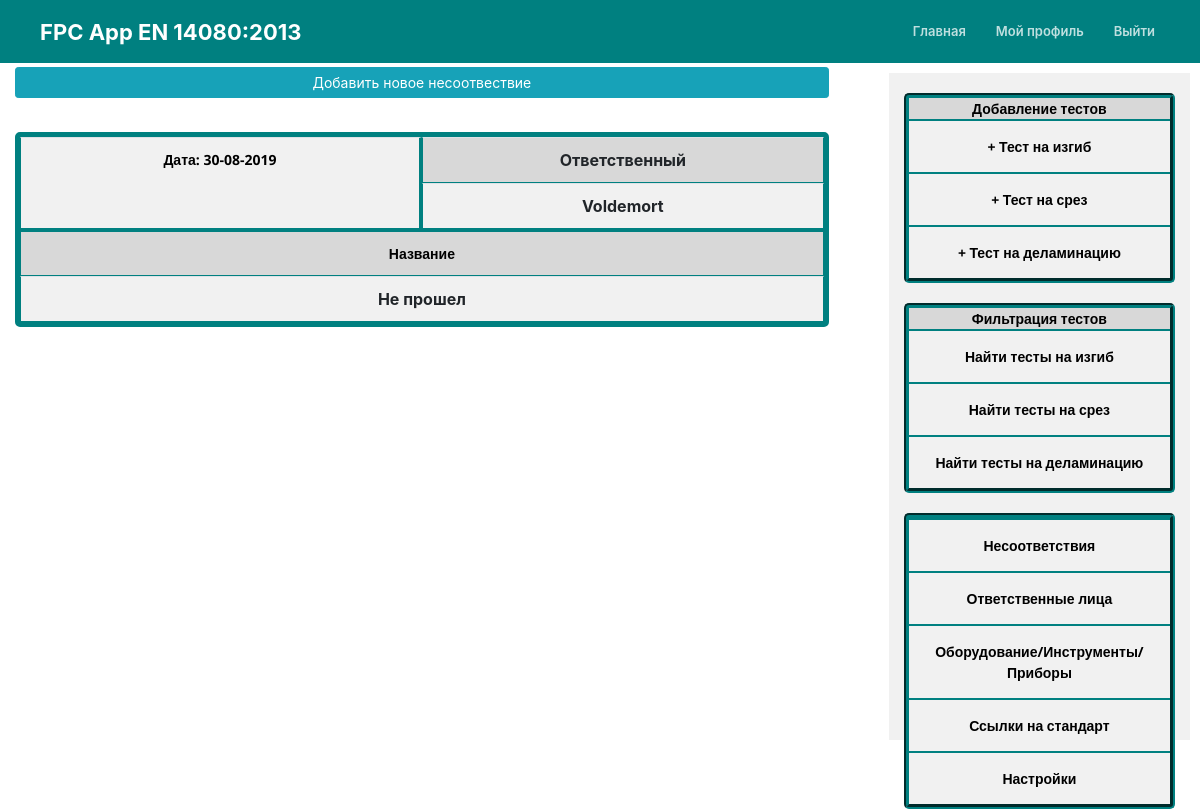
/nonconformities/ (signed in), run on an earlier commit of the app's database.
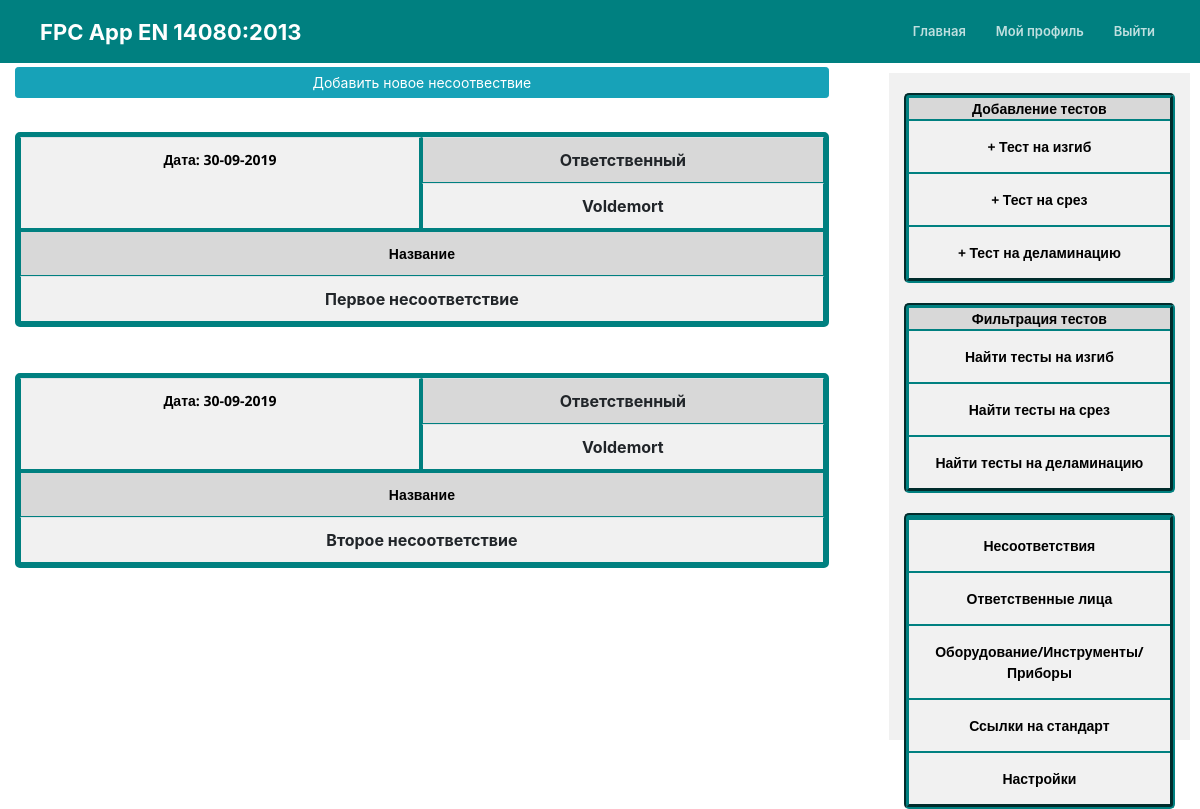
And on a later commit of the database.
### mainApp/models.py (models this page shows, shortened)
class Nonconformity(models.Model):
	name = models.CharField(max_length=100)
	description = models.TextField(blank=True)
	resp_person = models.ForeignKey(Person, on_delete=models.PROTECT)
	nonconformity_date = models.DateField()
	author = models.ForeignKey(User, blank=True, null=True, on_delete=models.CASCADE)

class Person(models.Model):
	name = models.CharField(max_length=100)
	position = models.CharField(max_length=100)
	training_date = models.DateField()
	next_training_date = models.DateField()
	comment = models.TextField(blank=True)
	author = models.ForeignKey(User, blank=True, null=True, on_delete=models.CASCADE)
	def __str__(self):
		return self.name

### mainApp/views.py (the view)
# urls.py: path('nonconformities/', today_views.NonconformitiesView, name='nonconformities'),
@login_required
def NonconformitiesView(request):
	user = get_object_or_404(User, username=request.user.username)
	nonconformities = Nonconformity.objects.filter(author=user).order_by('nonconformity_date')
	return render(request, 'mainApp/nonconformities.html', {'nonconformities': nonconformities,})

### mainApp/templates/mainApp/nonconformities.html (shortened to what this page needs)
{% extends "mainApp/today.html" %}
{% load crispy_forms_tags %}
{% load bootstrap4 %}
{% block content %}
<a class="btn btn-info btn-sm mt-1 mb-1" href="{% url 'nonconformity-create' %}">Добавить новое несоотвествие</a>
 {% if nonconformities %}
{% for nonconformity in nonconformities %}
    <table class="table" onClick='location.href="{% url "nonconformity-detail" nonconformity.id %}"'>
        <tr class="table_row">
            <th class="table_cell" rowspan="2" id="cell2">Дата: {{ nonconformity.nonconformity_date|date:"d-m-Y" }}</th>
            <th class="table_cell dark_cell">Ответственный</th>
        </tr>
        <tr class="table_row">
            <th class="table_cell">{{ nonconformity.resp_person }}</th>
         </tr>
        <tr class="table_row">
            <th class="table_cell dark_cell" colspan="2" id="cell3" >Название</th>
        </tr>
        <tr class="table_row">
            <th class="table_cell" colspan="2">{{ nonconformity.name }}</th>
        </tr>
    </table>
    {% endfor %}
    {% else %}
    Несоответствий не обнаружено
    {% endif %}
{% endblock content %}

What changed in the data, as far as the page shows it:
removed Nonconformity: nonconformity_date "30-08-2019", resp_person "Voldemort", name "Не прошел"
added Nonconformity: nonconformity_date "30-09-2019", resp_person "Voldemort", name "Первое несоответствие"
added Nonconformity: nonconformity_date "30-09-2019", resp_person "Voldemort", name "Второе несоответствие"
